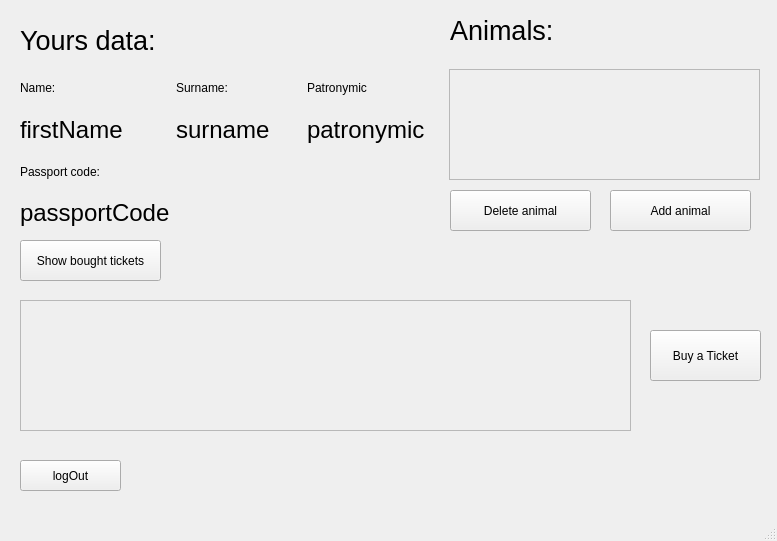
<?xml version="1.0" encoding="UTF-8"?>
<ui version="4.0">
 <class>MainWindow</class>
 <widget class="QMainWindow" name="MainWindow">
  <property name="geometry">
   <rect>
    <x>0</x>
    <y>0</y>
    <width>777</width>
    <height>541</height>
   </rect>
  </property>
  <property name="windowTitle">
   <string>userPage</string>
  </property>
  <widget class="QWidget" name="centralwidget">
   <widget class="QWidget" name="gridLayoutWidget">
    <property name="geometry">
     <rect>
      <x>20</x>
      <y>70</y>
      <width>411</width>
      <height>161</height>
     </rect>
    </property>
    <layout class="QGridLayout" name="usersData">
     <item row="1" column="1">
      <widget class="QLabel" name="surname">
       <property name="font">
        <font>
         <pointsize>18</pointsize>
        </font>
       </property>
       <property name="text">
        <string>surname</string>
       </property>
      </widget>
     </item>
     <item row="1" column="2">
      <widget class="QLabel" name="patronymic">
       <property name="font">
        <font>
         <pointsize>18</pointsize>
        </font>
       </property>
       <property name="text">
        <string>patronymic</string>
       </property>
      </widget>
     </item>
     <item row="1" column="0">
      <widget class="QLabel" name="firstname">
       <property name="font">
        <font>
         <pointsize>18</pointsize>
        </font>
       </property>
       <property name="text">
        <string>firstName</string>
       </property>
      </widget>
     </item>
     <item row="3" column="0">
      <widget class="QLabel" name="passportCode">
       <property name="font">
        <font>
         <pointsize>18</pointsize>
        </font>
       </property>
       <property name="text">
        <string>passportCode</string>
       </property>
      </widget>
     </item>
     <item row="2" column="0">
      <widget class="QLabel" name="PassportLb">
       <property name="text">
        <string>Passport code:</string>
       </property>
      </widget>
     </item>
     <item row="0" column="0">
      <widget class="QLabel" name="nameLb">
       <property name="text">
        <string>Name:</string>
       </property>
      </widget>
     </item>
     <item row="0" column="1">
      <widget class="QLabel" name="surnameLb">
       <property name="text">
        <string>Surname:</string>
       </property>
      </widget>
     </item>
     <item row="0" column="2">
      <widget class="QLabel" name="patronymicLb">
       <property name="text">
        <string>Patronymic</string>
       </property>
      </widget>
     </item>
    </layout>
   </widget>
   <widget class="QPushButton" name="buyTicketBt">
    <property name="geometry">
     <rect>
      <x>650</x>
      <y>330</y>
      <width>111</width>
      <height>51</height>
     </rect>
    </property>
    <property name="text">
     <string>Buy a Ticket</string>
    </property>
   </widget>
   <widget class="QPushButton" name="logOutBt">
    <property name="geometry">
     <rect>
      <x>20</x>
      <y>460</y>
      <width>101</width>
      <height>31</height>
     </rect>
    </property>
    <property name="text">
     <string>logOut</string>
    </property>
   </widget>
   <widget class="QLabel" name="yourData">
    <property name="geometry">
     <rect>
      <x>20</x>
      <y>20</y>
      <width>151</width>
      <height>41</height>
     </rect>
    </property>
    <property name="font">
     <font>
      <pointsize>20</pointsize>
     </font>
    </property>
    <property name="text">
     <string>Yours data:</string>
    </property>
   </widget>
   <widget class="QPushButton" name="showTicketsBt">
    <property name="geometry">
     <rect>
      <x>20</x>
      <y>240</y>
      <width>141</width>
      <height>41</height>
     </rect>
    </property>
    <property name="text">
     <string>Show bought tickets</string>
    </property>
   </widget>
   <widget class="QScrollArea" name="scrollTickets">
    <property name="geometry">
     <rect>
      <x>20</x>
      <y>300</y>
      <width>611</width>
      <height>131</height>
     </rect>
    </property>
    <property name="widgetResizable">
     <bool>true</bool>
    </property>
    <widget class="QWidget" name="scrollAreaWidgetContents">
     <property name="geometry">
      <rect>
       <x>0</x>
       <y>0</y>
       <width>609</width>
       <height>129</height>
      </rect>
     </property>
    </widget>
   </widget>
   <widget class="QPushButton" name="showAnimalsBt">
    <property name="geometry">
     <rect>
      <x>610</x>
      <y>190</y>
      <width>141</width>
      <height>41</height>
     </rect>
    </property>
    <property name="text">
     <string>Add animal</string>
    </property>
   </widget>
   <widget class="QScrollArea" name="scrollAnimals">
    <property name="geometry">
     <rect>
      <x>449</x>
      <y>69</y>
      <width>311</width>
      <height>111</height>
     </rect>
    </property>
    <property name="widgetResizable">
     <bool>true</bool>
    </property>
    <widget class="QWidget" name="scrollAreaWidgetContents_2">
     <property name="geometry">
      <rect>
       <x>0</x>
       <y>0</y>
       <width>309</width>
       <height>109</height>
      </rect>
     </property>
    </widget>
   </widget>
   <widget class="QPushButton" name="deleteAnimalsBt">
    <property name="geometry">
     <rect>
      <x>450</x>
      <y>190</y>
      <width>141</width>
      <height>41</height>
     </rect>
    </property>
    <property name="text">
     <string>Delete animal</string>
    </property>
   </widget>
   <widget class="QLabel" name="yourData_2">
    <property name="geometry">
     <rect>
      <x>450</x>
      <y>10</y>
      <width>151</width>
      <height>41</height>
     </rect>
    </property>
    <property name="font">
     <font>
      <pointsize>20</pointsize>
     </font>
    </property>
    <property name="text">
     <string>Animals:</string>
    </property>
   </widget>
  </widget>
  <widget class="QMenuBar" name="menubar">
   <property name="geometry">
    <rect>
     <x>0</x>
     <y>0</y>
     <width>777</width>
     <height>21</height>
    </rect>
   </property>
  </widget>
  <widget class="QStatusBar" name="statusbar"/>
 </widget>
 <resources/>
 <connections/>
</ui>
